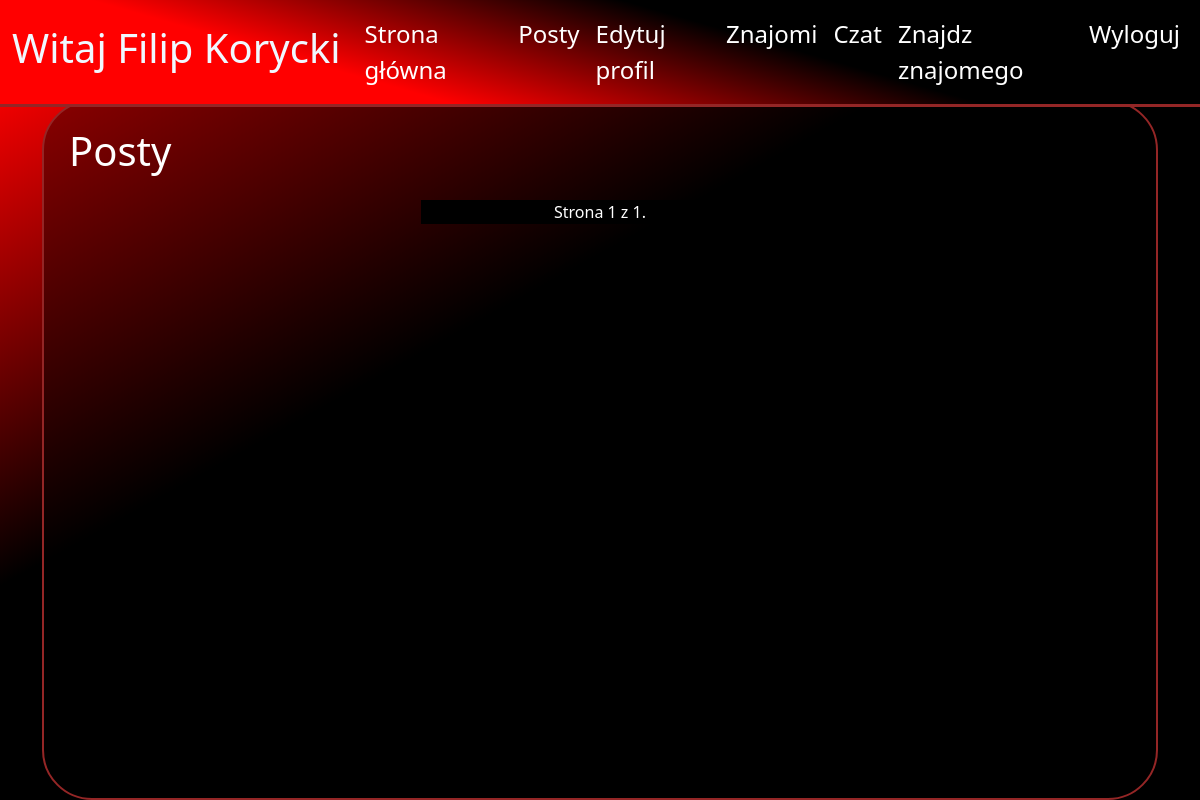
/posts (signed in), run on an earlier commit of the app's database.
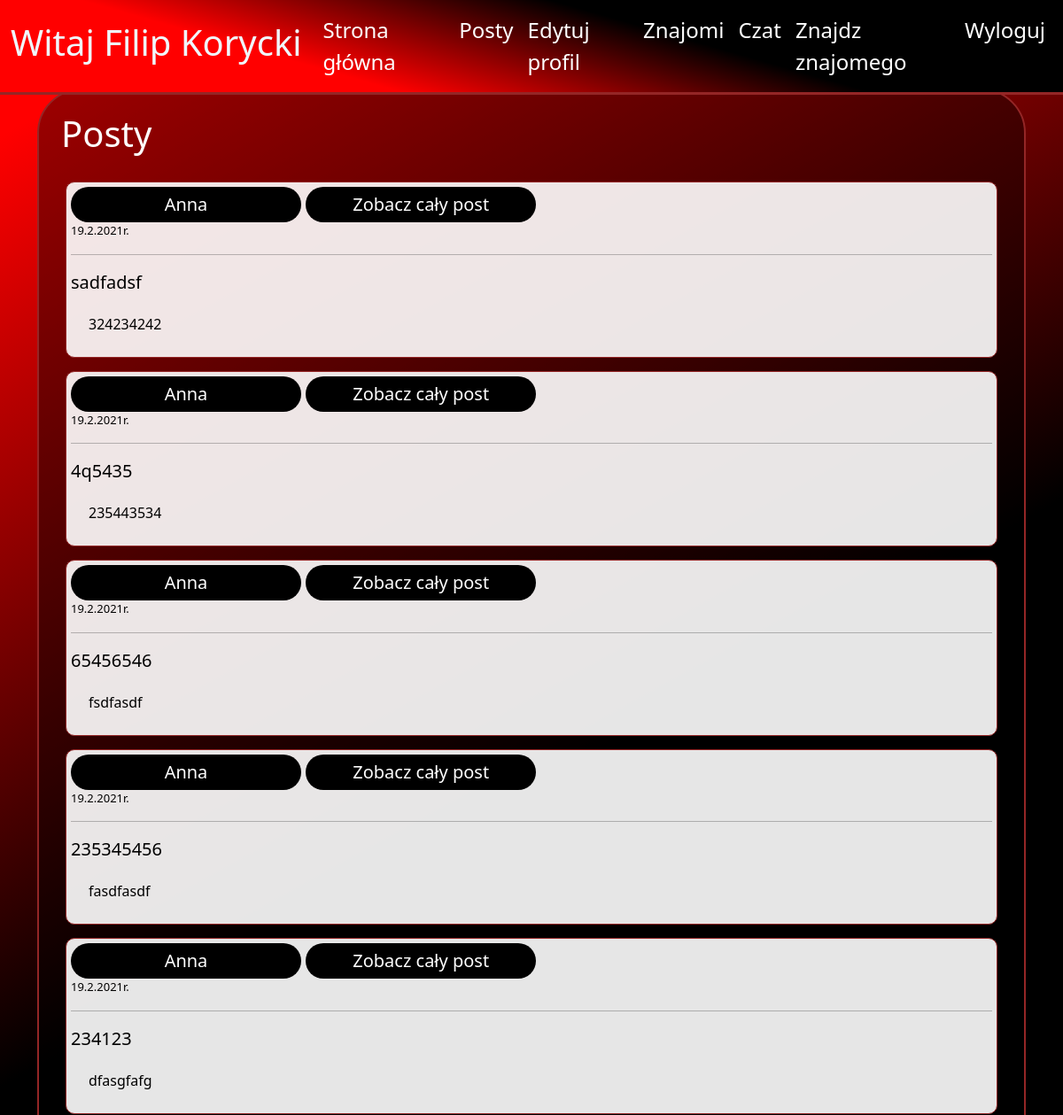
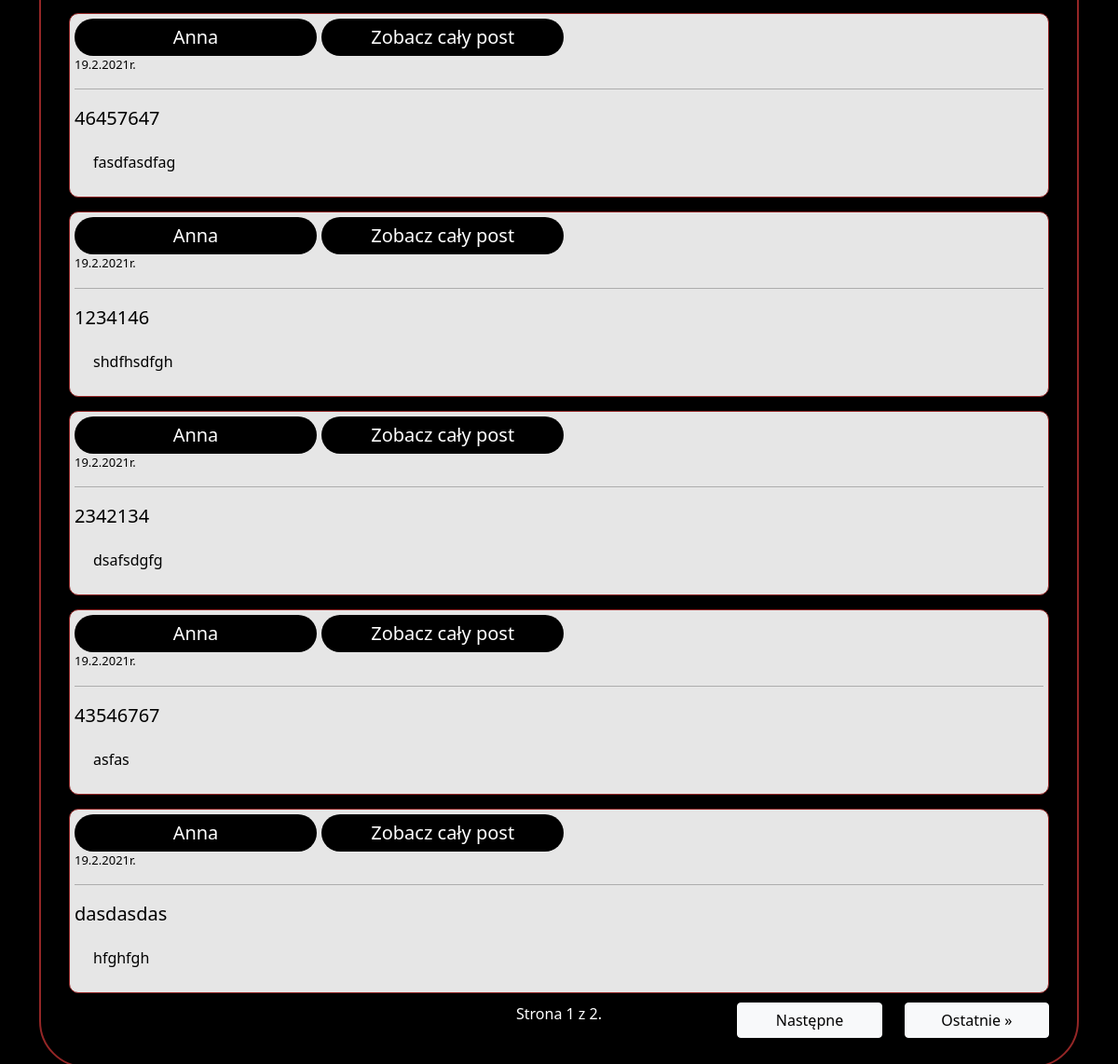
And on a later commit of the database (2 pictures, top to bottom).
### blog/models.py (models this page shows, shortened)
class Profile(models.Model):
    user = models.OneToOneField(User, null=True, on_delete=models.CASCADE)
    birth_date = models.DateField(blank=True,null=True)
    description = models.TextField(blank=True,null=True)
    first_name = models.CharField(blank=True, null=True, max_length=40)
    last_name = models.CharField(blank=True, null=True, max_length=40)
    country = models.CharField(blank=True, null=True, max_length=40)
    city = models.CharField(blank=True, null=True, max_length=40)
    height = models.DecimalField(blank=True,null=True, decimal_places=0, max_digits=120)
    weight = models.DecimalField(blank=True,null=True, decimal_places=0, max_digits=120)
    gender = models.CharField(blank=True,null=True, max_length=222)
    friends = models.ManyToManyField('self', blank=True)
    images = models.ManyToManyField("ProfileImage", related_name='+',blank=True)
    chats = models.ManyToManyField("ChatBox", related_name='+',blank=True)
    posts = models.ManyToManyField("Post", related_name='+',blank=True)
    def get_name(self):
        if self.first_name and self.last_name:
            return str(str(self.first_name)+" "+str(self.last_name)) #+" ("+str(self.user.username)+")"
        elif self.first_name:
            return self.first_name
        else:
            return self.user.username

class Post(models.Model):
    owner =  models.ForeignKey("Profile", on_delete=models.CASCADE)
    date = models.DateField(auto_now_add=True)
    date_time = models.DateTimeField(auto_now_add=True)
    title = models.CharField(max_length=200)
    text = models.CharField(max_length=4000)
    comments = models.ManyToManyField("Post_comment", related_name='+')
    class Meta:
        ordering = ["-date","-date_time"]

### blog/views.py (the view)
# urls.py: path("posts", views.PostsView.as_view(), name="posts"),
class PostsView(View):
    def get(self, request):
        user = request.user.profile
        posts= []
        def myFunc(e):
            e.date_time
            return e.date_time
        for friend in user.friends.all():
            for post in friend.posts.all():
                posts.append(post)
        posts.sort(reverse=True, key=myFunc)
        paginator = Paginator(posts, 10)
        page_number = request.GET.get('page')
        posts = paginator.get_page(page_number)
        context={
            'profile':user,
            'posts':posts,
        }
        print(posts)
        return render(request, "blog/posts.html", context)

### blog/templates/blog/posts.html (shortened to what this page needs)
{% extends "blog/base.html"%}
{%load static%}
{%block content%}
<div class="container background_v1" style="color:white;">
    <h1 style="color:white;">Posty</h1>
    <div class="profile_posts_box2" style="color:black;">
        {%for post in posts%}
            <div class="profile_post">
                 <div class="profile_post_title">
                 <a href="{%url 'profile' post.owner.id %}"
                 class="my-button" style="width:25%;"
                 >{{post.owner.get_name}}</a>
                 <a href="{%url 'post' post.id %}"
                 class="my-button" style="width:25%;"
                 >Zobacz cały post</a>
                 </div>
                <div class="profile_post_date">{{post.date| date:"d.n.Y"}}r.</div>
                 <hr />
                <div class="profile_post_title">{{post.title}}</div>
                <div class="profile_post_text">{{post.text}}</div>
            </div>
        {%endfor%}
    <div>
    <div class="pagination row">
        {% if posts.has_previous %}
            <div class="col-md-12 col-lg-2">
            <a class="pagiantion_obj btn btn-light"
             href="?page=1">&laquo; Pierwsze</a>
            </div>
            <div class="col-md-12 col-lg-2">
            <a class="pagiantion_obj btn btn-light"
            href="?page={{ posts.previous_page_number }}">Poprzednie</a>
            </div>
        {%else%}
            <div class="pagination_obj col-md-12 col-lg-2" style="height:1px;"></div>
            <div class="pagination_obj col-md-12 col-lg-2" style="height:1px;"></div>
        {% endif %}
        <div class="pagiantion_obj pagination_number col-sm-12 col-md-4" >
            Strona {{ posts.number }} z {{ posts.paginator.num_pages }}.
        </div>
        {% if posts.has_next %}
            <div class="col-md-12 col-lg-2">
            <a class="pagiantion_obj btn btn-light pagiantion_obj"
            href="?page={{ posts.next_page_number }}">Następne</a>
            </div>
            <div class="col-md-12 col-lg-2">
            <a class="pagiantion_obj btn btn-light pagiantion_obj"
            href="?page={{ posts.paginator.num_pages }}">Ostatnie &raquo;</a>
             </div>
        {% endif %}
    </div>
</div>
{% endblock %}

### blog/templates/blog/base.html (shortened to what this page needs)
{% load static %}
<!doctype html>
<html lang="en">
  <head>
    <link href="https://cdn.jsdelivr.net/npm/bootstrap@5.0.0-beta1/dist/css/bootstrap.min.css" rel="stylesheet">
    <link rel ="stylesheet" href="{% static 'style.css' %}">
  </head>
  <body>
    <nav class="navbar navbar-expand-lg navbar-dark bg-light">
  <div class="container-fluid">
    <a class="navbar-brand" href="#"><h1>Witaj {{user.profile.get_name}}</h1></a>
    <div class="collapse navbar-collapse" id="navbarSupportedContent">
      <ul class="navbar-nav me-auto mb-2 mb-lg-0">
        {% if user.is_authenticated%}
        <li class="nav-item ">
          <a class="nav-link" href="{% url 'mainpage' %}">Strona główna</a>
        </li>
        <li class="nav-item ">
          <a class="nav-link" href="{% url 'posts' %}">Posty</a>
        </li>
        <li class="nav-item ">
          <a class="nav-link" href="{% url 'profile' user.profile.id %}">Edytuj profil</a>
        </li>
        <li class="nav-item ">
          <a class="nav-link" href="{% url 'friend_list' user.profile.id %}">
            {% if not new_friend_request == 0%}
              Znajomi
            {%else%}
              Znajomi
            {%endif%}
          </a>
        </li>
        <li class="nav-item ">
          <a class="nav-link" href="{% url 'all_chats' %}">Czat
          </a>
        </li>
         <li class="nav-item ">
          <a class="nav-link" href="{% url 'find_friend'%}">Znajdz znajomego</a>
        </li>
        <li class="nav-item ">
          <a class="nav-link" href="{% url 'logout' %}">Wyloguj</a>
        </li>
         {%endif%}
      </ul>
    </div>
  </div>
</nav>
    <div class="main_content">
      <div class="container">
    {%block content%}
    {% endblock %}
      </div>
    </div>
  </body>
</html>

### static/style.css (style rules this page uses)
* { box-sizing: border-box; margin:0; padding:0; }
:root { --ramka: rgb(148, 38, 38); }
nav { background: rgb(255,0,0); background: linear-gradient(16deg, rgba(255,0,0,1) 29%, rgba(0,0,0,1) 63%, rgba(0,0,0,1) 100%); border-bottom: var(--ramka) solid 3px; }
body { background-repeat: no-repeat; background-size: cover; background: black; }
.navbar { position: fixed; top:0; z-index: 555; width: 100%; }
h1,h2,h3,h4,h5 { color:aliceblue; }
nav .navbar-nav li a { color: white !important; font-size: 1.5em; }
.main_content { padding-top: 100px; min-height: 800px; background: rgb(255,0,0); background: linear-gradient(151deg, rgba(255,0,0,1) 5%, rgba(0,0,0,1) 40%, rgba(0,0,0,1) 100%); }
.background_v1 { border: solid 2px var(--ramka); border-radius: 50px; padding: 25px; background-color:rgba(0, 0, 0, 0.4); min-height: 700px; }
.btn { width:100%; }
.profile_posts_box2 { width:100%; margin-top: 10px; border-radius:10px; padding:5px; }
.profile_post { width:100%; height:77%; padding:5px; margin-top: 15px; border-radius:10px; border:solid 1px var(--ramka); background-color: rgb(255, 255, 255, 0.9); }
.profile_post_title { font-size: 20px; }
.profile_post_date { font-size: 13px; }
.profile_post_text { padding:20px; }
.my-button { display: inline-block; text-align: center; padding:5px; background-color:black; border-radius:20px; border:none; color:white; font-size: 20px; transition: background-color 1s, color 1s; text-decoration: none; width: 100%; }
.pagination { margin-top: 10px; }
.pagination_number { background-color: black; color:white; text-align: center; }

What changed in the data, as far as the page shows it:
added Post: owner.get_name "Anna", date "19.2.2021", title "sadfadsf", text "324234242"
added Post: owner.get_name "Anna", date "19.2.2021", title "4q5435", text "235443534"
added Post: owner.get_name "Anna", date "19.2.2021", title "65456546", text "fsdfasdf"
added Post: owner.get_name "Anna", date "19.2.2021", title "235345456", text "fasdfasdf"
added Post: owner.get_name "Anna", date "19.2.2021", title "234123", text "dfasgfafg"
added Post: owner.get_name "Anna", date "19.2.2021", title "46457647", text "fasdfasdfag"
added Post: owner.get_name "Anna", date "19.2.2021", title "1234146", text "shdfhsdfgh"
added Post: owner.get_name "Anna", date "19.2.2021", title "2342134", text "dsafsdgfg"
added Post: owner.get_name "Anna", date "19.2.2021", title "43546767", text "asfas"
added Post: owner.get_name "Anna", date "19.2.2021", title "dasdasdas", text "hfghfgh"
Also different on the page:
{{ posts.paginator.num_pages }}: "1" → "2"
text now shown: "Następne Ostatnie »"
